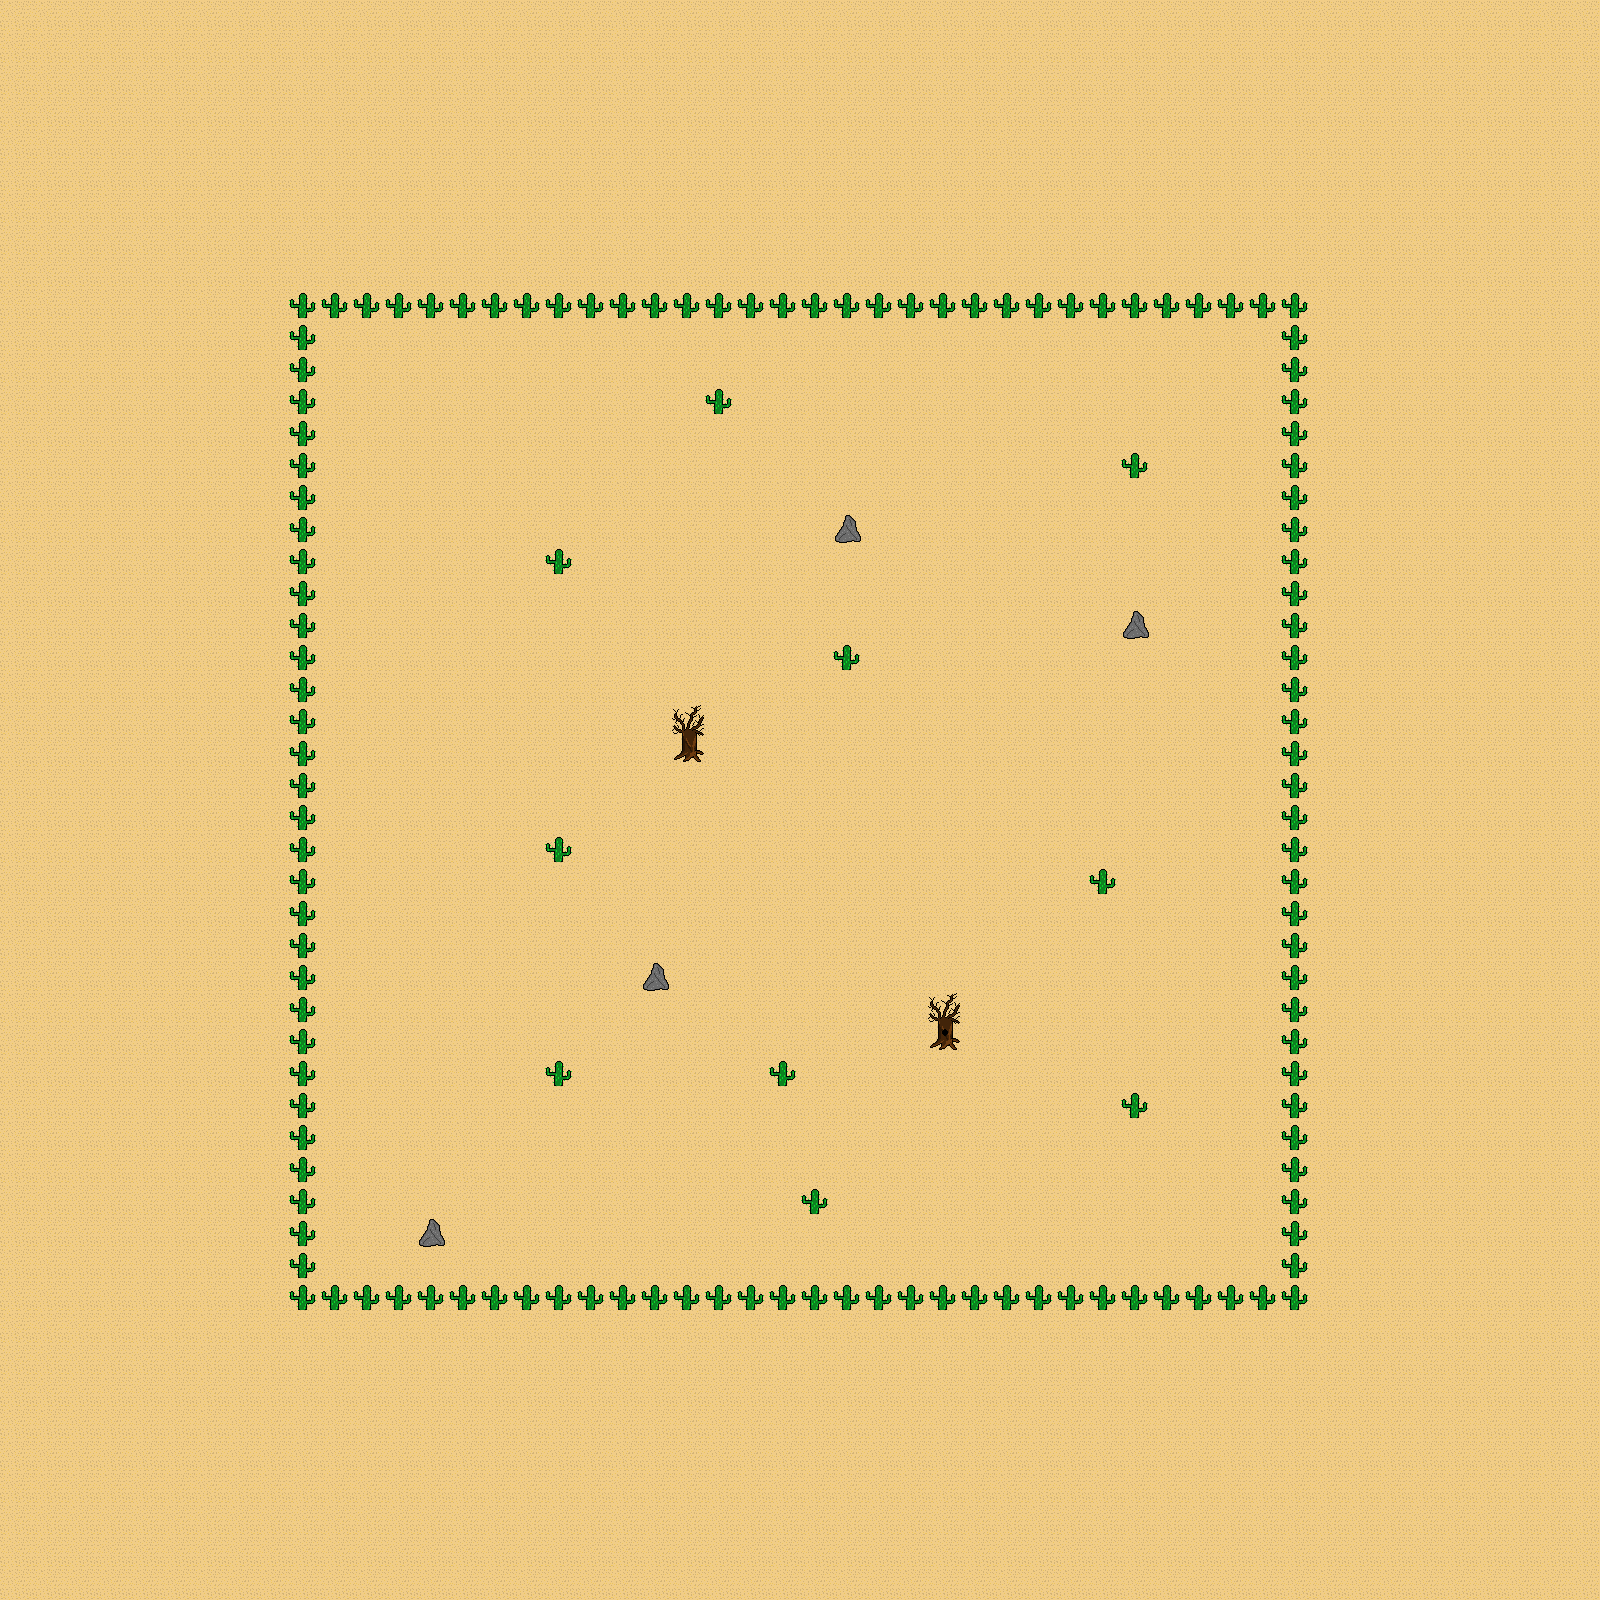

A level layout from a 2D game, rendered from its tile map. Below: a short description, then the map file with tile-grid data replaced by summaries:
An orthogonal 50x50 tile map with 32x32 px tiles, 3 tile layers (Background, Ground, Decoration) and 20 objects.

<map version="1.0" tiledversion="1.0.1" orientation="orthogonal" renderorder="left-down" width="50" height="50" tilewidth="32" tileheight="32" nextobjectid="23">
 <tileset firstgid="1" name="tileset1" tilewidth="32" tileheight="32" tilecount="256" columns="16">
  <image source="tileset1.png" width="512" height="512" />
 </tileset>
 <layer name="Background" width="50" height="50">
  <data>[2500 cells, 2500 non-empty, 1 distinct tile ids]</data>
 </layer>
 <layer name="Ground" width="50" height="50">
  <data>[2500 cells, 142 non-empty, 5 distinct tile ids]</data>
 </layer>
 <layer name="Decoration" width="50" height="50">
  <data>[2500 cells, 0 non-empty, 0 distinct tile ids]</data>
 </layer>
 <objectgroup name="MAP_COLLISION">
  <object id="1" x="288" y="288" width="992" height="32" />
  <object id="2" x="1280" y="288" width="32" height="992" />
  <object id="3" x="320" y="1280" width="992" height="32" />
  <object id="4" x="288" y="320" width="32" height="992" />
  <object id="5" x="704" y="384" width="32" height="32" />
  <object id="6" x="544" y="544" width="32" height="32" />
  <object id="7" x="544" y="832" width="32" height="32" />
  <object id="8" x="544" y="1056" width="32" height="32" />
  <object id="9" x="416" y="1216" width="32" height="32" />
  <object id="11" x="768" y="1056" width="32" height="32" />
  <object id="12" x="800" y="1184" width="32" height="32" />
  <object id="13" x="1120" y="1088" width="32" height="32" />
  <object id="15" x="640" y="960" width="32" height="32" />
  <object id="16" x="1088" y="864" width="32" height="32" />
  <object id="17" x="832" y="640" width="32" height="32" />
  <object id="18" x="832" y="512" width="32" height="32" />
  <object id="19" x="1120" y="448" width="32" height="32" />
  <object id="20" x="1120" y="608" width="32" height="32" />
  <object id="21" x="672" y="704" width="32" height="64" />
  <object id="22" x="928" y="992" width="32" height="64" />
 </objectgroup>
</map>
